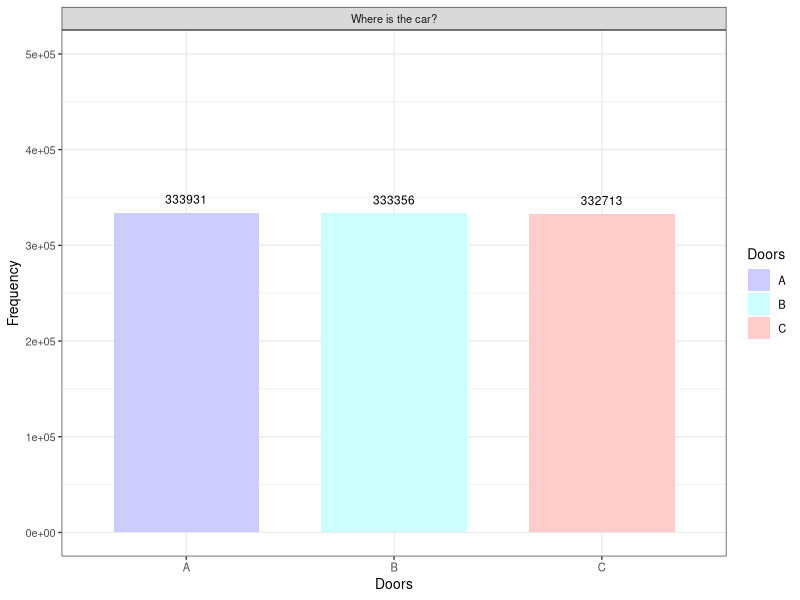

Here is the R script that generated this plot:
## ---- chunk 1
knitr::opts_chunk$set(echo = TRUE)
## ---- chunk 2
n <- 1000000

cars_door <- sample(c("A","B","C"), size = n, replace = T)

df <- data.frame(Cars_door = cars_door)

head(df)
## ---- chunk 3
library(ggplot2)

g <- ggplot(df, aes(x = factor(cars_door), fill = cars_door)) +
    geom_bar(width = 0.7, stat = "count") +
    labs(x = "Doors", y = "Frequency") +
    ylim(c(0,floor(n/3) * 1.5)) +
    theme_bw(base_size = 10) +    
    geom_text(aes(label=..count..),
              stat = 'count',
              position = position_dodge(0.9),
              vjust = -1,
              size = 3.0) +
    facet_grid(~"Where is the car?") +
    guides(fill = guide_legend( title = "Doors")) +
    scale_fill_manual(values = c("A" = "#CCCCFF",
                                "B" = "#CCFFFF",
                                "C" = "#FFCCCC"))

print(g)
## ---- chunk 4
df$Chosen_door <- sample(c("A","B","C"), size = n, replace = T)

head(df)
## ---- chunk 5
result_function <- function(CarsDoor, OpenedDoor){
     if(CarsDoor == OpenedDoor) {return ("Win")}
     else {return("Lose")}
}

df$Result_if_NO_change <- mapply(result_function, df$Cars_door, df$Chosen_door)

head(df)
## ---- chunk 6
sum(df['Result_if_NO_change'] == "Win") / n
## ---- chunk 7
hosts_door_function <- function(cars_door, chosen_door){
    
    aux <- c("A", "B", "C")
    i <- which(aux %in% cars_door)
    j <- which(aux %in% chosen_door)
    
    if(cars_door == chosen_door){
        var1 <- aux[(((i %% 3) + 1) %% 3) +1]
        var2 <- aux[(i %% 3) + 1]

        return(paste(var1,"or", var2)) # The host can choose the door between two
    }
    else{
        if(j == (i %% 3) + 1){return(aux[(j %% 3) + 1])}
        else{return(aux[(i %% 3) + 1])}
    }
}

df$Hosts_door <- mapply(hosts_door_function, df$Cars_door, df$Chosen_door)

head(df)
## ---- chunk 8
door_I_open_function <- function(hosts_door, chosen_door){
    
    if(hosts_door == "A or C"){return("C or A")}
    if(hosts_door == "B or A"){return("A or B")}
    if(hosts_door == "C or B"){return("B or C")}
    
    aux <- c("A", "B", "C")
    i <- which(aux %in% hosts_door)
    j <- which(aux %in% chosen_door)
    if(j == (i %% 3) + 1){return(aux[(j %% 3) + 1])}
    else{return(aux[(i %% 3) + 1])}
}

df$Door_I_open <- mapply(door_I_open_function, df$Hosts_door, df$Chosen_door)

head(df)
## ---- chunk 9
df$Result_if_change <- mapply(result_function, df$Cars_door, df$Door_I_open)

head(df)
## ---- chunk 10
sum(df['Result_if_change'] == "Win") / n
